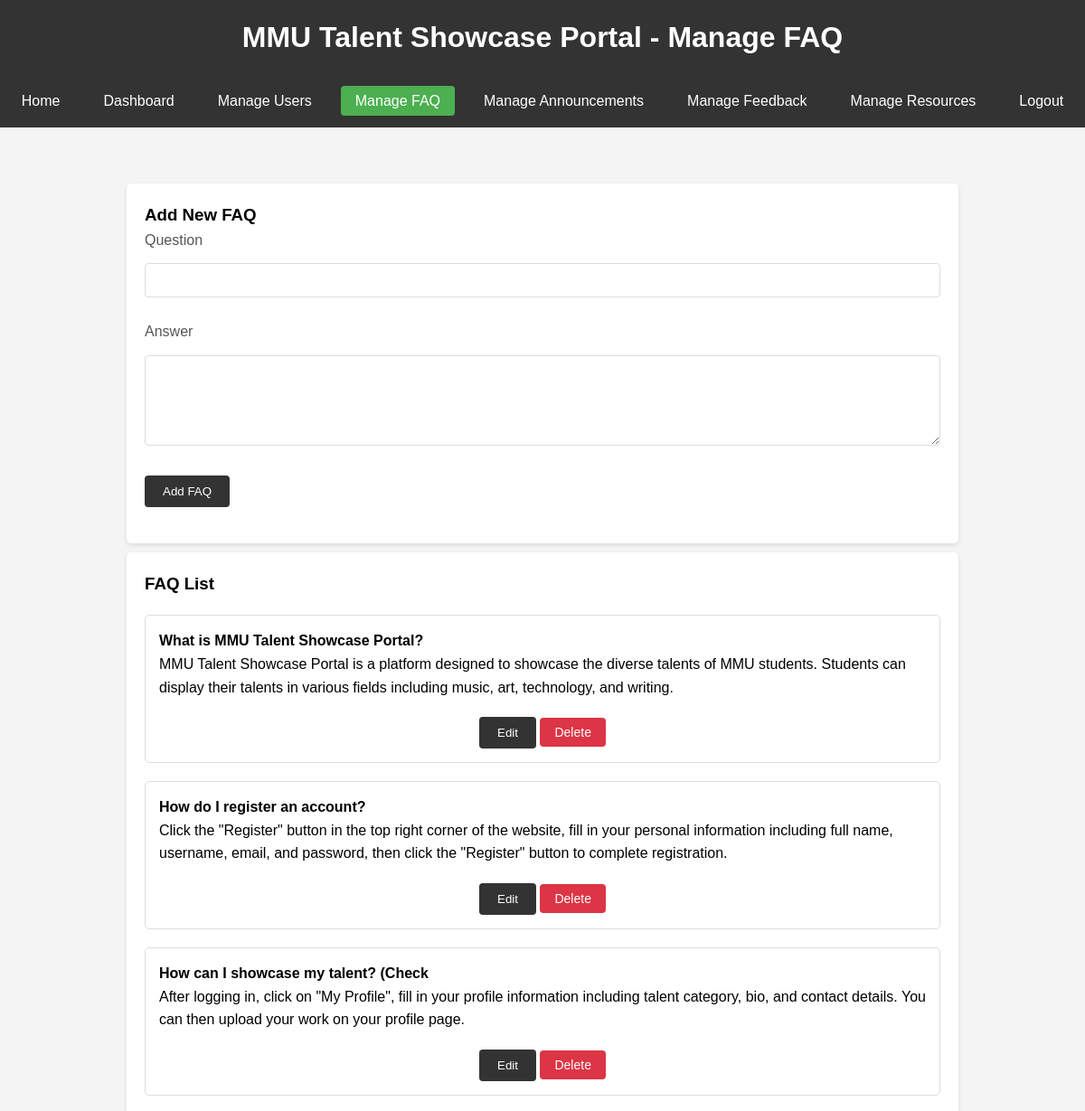
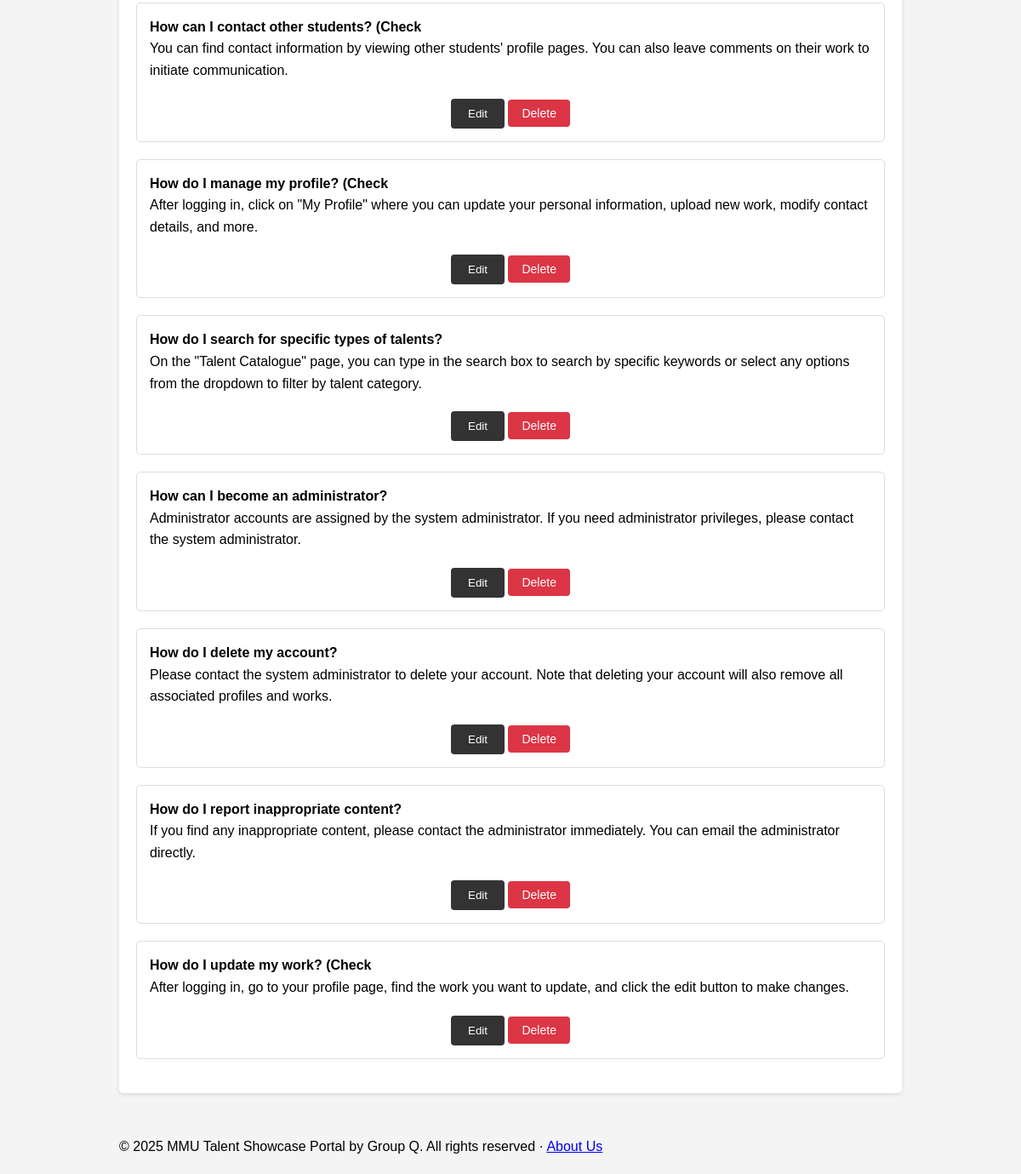
Page /admin/manage-faq.php (signed in) on the committed database (2 pictures, top to bottom).
### tables this page shows
CREATE TABLE `faq` (
  `id` int(11) NOT NULL,
  `question` text NOT NULL,
  `answer` text NOT NULL,
  `created_at` timestamp NOT NULL DEFAULT current_timestamp()
);

### admin/manage-faq.php (the view, shortened to what this page needs)
<?php
require_once '../config/database.php';
$sql = "SELECT * FROM faq ORDER BY created_at DESC";
$faqs = mysqli_query($conn, $sql);
?>
<!DOCTYPE html>
<html lang="en">
    <head>
        <link rel="stylesheet" href="../assets/css/style.css">
    </head>
    <body>
        <header class="header">
            <h1>MMU Talent Showcase Portal - Manage FAQ</h1>
        </header>
        <?php include '../includes/admin-navbar.php'; ?>
        <div class="container">
            <div class="card">
                <h3>Add New FAQ</h3>
                <form action="<?php echo htmlspecialchars($_SERVER["PHP_SELF"]); ?>" method="post">
                    <div class="form-group">
                        <label>Question</label>
                        <input type="text" name="question" class="form-control" required>
                    </div>
                    <div class="form-group">
                        <label>Answer</label>
                        <textarea name="answer" class="form-control" rows="4" required></textarea>
                    </div>
                    <div class="form-group">
                        <input type="submit" class="btn" value="Add FAQ">
                    </div>
                </form>
            </div>
            <div class="card">
                <h3>FAQ List</h3>
                <div class="faq-list">
                    <?php while ($faq = mysqli_fetch_assoc($faqs)): ?>
                        <div class="faq-item">
                            <h4><?php echo htmlspecialchars($faq['question']); ?></h4>
                            <p><?php echo nl2br(htmlspecialchars($faq['answer'])); ?></p>
                            <div class="faq-actions">
                                <button
                                    onclick="editFAQ(<?php echo $faq['id']; ?>, '<?php echo htmlspecialchars(addslashes($faq['question'])); ?>', '<?php echo htmlspecialchars(addslashes($faq['answer'])); ?>')"
                                    class="btn">Edit</button>
                                <form action="<?php echo htmlspecialchars($_SERVER["PHP_SELF"]); ?>" method="post"
                                    style="display: inline;">
                                    <input type="submit" class="btn btn-danger" value="Delete"
                                        onclick="return confirm('Are you sure you want to delete this FAQ?')">
                                </form>
                            </div>
                        </div>
                    <?php endwhile; ?>
                </div>
            </div>
        </div>
        <?php include '../includes/footer-inc.php'; ?>
    </body>
</html>

### assets/css/style.css (style rules this page uses)
* { margin: 0; padding: 0; box-sizing: border-box; }
body { font-family: 'Arial', sans-serif; line-height: 1.6; background-color: #f4f4f4; }
.container { width: 80%; margin: auto; overflow: hidden; padding: 20px; }
.header { background: #333; color: #fff; padding: 1rem; text-align: center; }
.form-group { margin-bottom: 1rem; }
.form-control { width: 100%; padding: 8px; margin: 5px 0; border: 1px solid #ddd; border-radius: 4px; }
.btn { display: inline-block; padding: 10px 20px; background: #333; color: #fff; border: none; border-radius: 4px; cursor: pointer; }
.card { background: #fff; padding: 20px; margin: 10px 0; border-radius: 5px; box-shadow: 0 2px 5px rgba(0, 0, 0, 0.1); }
.faq-list { margin-top: 20px; }
.faq-item { margin-bottom: 20px; padding: 15px; border: 1px solid #ddd; border-radius: 5px; }
.faq-actions { margin-top: 10px; }
.btn-danger { background: #dc3545; }
.faq-actions { margin-top: 20px; text-align: center; }
.btn-danger { background: #dc3545; color: #fff; }
.form-group { margin-bottom: 20px; }
.form-group label { display: block; margin-bottom: 8px; color: #555; font-weight: 500; }
.form-control { width: 100%; padding: 10px; border: 1px solid #ddd; border-radius: 4px; font-size: 14px; transition: border-color 0.3s ease; }
textarea.form-control { min-height: 100px; resize: vertical; }
.btn-danger { background-color: #dc3545; color: white; padding: 8px 16px; border: none; border-radius: 4px; cursor: pointer; font-size: 14px; transition: background-color 0.3s ease; }

### rows in the picture
faq: question "What is MMU Talent Showcase Portal?", answer "MMU Talent Showcase Portal is a platform designed to showcase the diverse talents of MMU students. Students can display their talents in various fields including music, art, technology, and writing."
faq: question "How do I register an account?", answer "Click the \"Register\" button in the top right corner of the website, fill in your personal information including full name, username, email, and password, then click the \"Register\" button to complete registration."
faq: question "How can I showcase my talent? (Check", answer "After logging in, click on \"My Profile\", fill in your profile information including talent category, bio, and contact details. You can then upload your work on your profile page."
faq: question "How can I contact other students? (Check", answer "You can find contact information by viewing other students' profile pages. You can also leave comments on their work to initiate communication."
faq: question "How do I manage my profile? (Check", answer "After logging in, click on \"My Profile\" where you can update your personal information, upload new work, modify contact details, and more."
faq: question "How do I search for specific types of talents?", answer "On the \"Talent Catalogue\" page, you can type in the search box to search by specific keywords or select any options from the dropdown to filter by talent category."
faq: question "How can I become an administrator?", answer "Administrator accounts are assigned by the system administrator. If you need administrator privileges, please contact the system administrator."
faq: question "How do I delete my account?", answer "Please contact the system administrator to delete your account. Note that deleting your account will also remove all associated profiles and works."
faq: question "How do I report inappropriate content?", answer "If you find any inappropriate content, please contact the administrator immediately. You can email the administrator directly."
faq: question "How do I update my work? (Check", answer "After logging in, go to your profile page, find the work you want to update, and click the edit button to make changes."
